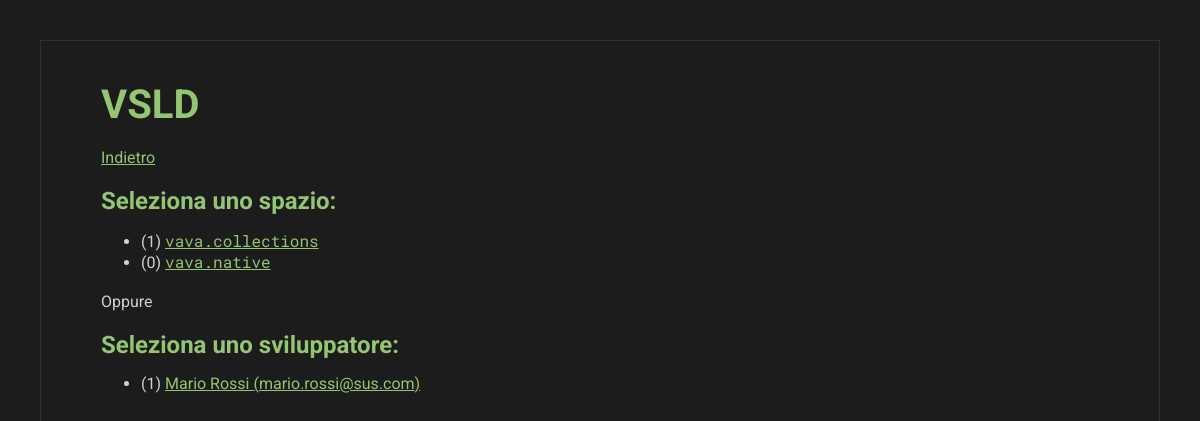
The app's page /Gruppo2549_Elaborato/vsld/assign.php (signed in) with its own data.
### tables this page shows
CREATE TABLE Spazi (
    Nome VARCHAR(60) PRIMARY KEY
);

CREATE TABLE Utenti (
    Email VARCHAR(255) PRIMARY KEY,
    NumeroBadge CHAR(5) NOT NULL UNIQUE,
    Nome VARCHAR(30) NOT NULL,
    Cognome VARCHAR(60) NOT NULL,
    Password VARCHAR(60) NOT NULL,
    Ruolo ENUM('Visualizzatore', 'Sviluppatore', 'Amministratore') NOT NULL
);

### Gruppo2549_Elaborato/vsld/assign.php (the view, shortened to what this page needs)
<!DOCTYPE html>
<html lang="it" dir="ltr">
      <head>
            <link rel="stylesheet" href="./style.css">
      </head>
      <body>
            <section>
                  <h1>VSLD</h1>
            </section>
            <?php
                  try {
                        $conn = mysqli_connect('localhost', 'root', '', 'VSLD');
                  } catch (Exception $e) {
                        $error = 'connection';
                  }
                  if (isset($_GET['space'])) {
                        $space = $_GET['space'];
                        if (isset($_GET['add'])) {
                              try {
                                    $stmt = $conn->prepare('INSERT INTO Assegnazioni VALUES (?, ?)');
                                    $stmt->bind_param('ss', $space, $_GET['add']);
                                    $stmt->execute();
                              } catch (Exception $e) {
                                    $error = 'connection';
                              }
                        }
                        if (isset($_GET['remove'])) {
                              try {
                                    $stmt = $conn->prepare('DELETE FROM Assegnazioni WHERE Spazio = ? AND Sviluppatore = ?');
                                    $stmt->bind_param('ss', $space, $_GET['remove']);
                                    $stmt->execute();
                              } catch (Exception $e) {
                                    $error = 'connection';
                              }
                        }
                        echo '<section><a href="./assign.php">Indietro</a></section><section><h3>Hai selezionato lo spazio <div class=boxed>' . htmlentities($space) . '</div>.</h3></section><section><h2>Attualmente assegnati:</h2><ul>';
                        try {
                              $stmt = $conn->prepare(
                                    'SELECT Nome, Cognome, Email, COUNT(Spazio) AS Numero
                                          FROM Utenti LEFT JOIN Assegnazioni
                                          ON Sviluppatore = Email
                                          WHERE Ruolo = \'Sviluppatore\'
                                          AND Email IN (SELECT Sviluppatore FROM assegnazioni WHERE Spazio = ?)
                                          GROUP BY Email
                                          ORDER BY Numero DESC'
                              );
                              $stmt->bind_param('s', $space);
                              $stmt->execute();
                              $result = $stmt->get_result();
                              if ($result->num_rows > 0) {
                                    while ($row = $result->fetch_assoc()) {
                                          echo '<li>(' . $row['Numero'] . ') ' . htmlentities($row['Nome']) . ' ' . htmlentities($row['Cognome']) . ' (' . htmlentities($row['Email']) . ')' .
                                                '<span class=code>&nbsp;|&nbsp;<a href="./assign.php?space=' . $_GET['space'] . '&remove=' . urlencode($row['Email']) . '" title="Rimuovi">&#8659;-</a></span></li>';
                                    }
                              } else {
                                    echo 'Non ci sono sviluppatori assegnati.';
                              }
                        } catch (Exception $e) {
                              $error = 'connection';
                        }
                        echo '</ul></section><h2>Assegna:</h2><ul>';
                        try {
                              $stmt = $conn->prepare(
                                    'SELECT Nome, Cognome, Email, COUNT(Spazio) AS Numero
                                          FROM Utenti LEFT JOIN Assegnazioni
                                          ON Sviluppatore = Email
                                          WHERE Ruolo = \'Sviluppatore\'
                                          AND Email NOT IN (SELECT Sviluppatore FROM Assegnazioni WHERE Spazio = ?)
                                          GROUP BY Email
                                          ORDER BY Numero'
                              );
                              $stmt->bind_param('s', $space);
                              $stmt->execute();
                              $result = $stmt->get_result();
                              if ($result->num_rows > 0) {
                                    while ($row = $result->fetch_assoc()) {
                                          echo '<li>(' . $row['Numero'] . ') ' . htmlentities($row['Nome']) . ' ' . htmlentities($row['Cognome']) . ' (' . htmlentities($row['Email']) . ')' .
                                                '<span class=code>&nbsp;|&nbsp;<a href="./assign.php?space=' . $_GET['space'] . '&add=' . urlencode($row['Email']) . '" title="Aggiungi">&#8657;+</a></span></li>';
                                    }
                              } else {
                                    echo 'Non ci sono altri sviluppatori.';
                              }
                        } catch (Exception $e) {
                              $error = 'connection';
                        }
                        echo '</ul>';
                  } else {
                        echo '<section><a href="./internal.php">Indietro</a></section><section><h2>Seleziona uno spazio:</h2><ul>';
                        try {
                              $result = $conn->query('SELECT Nome, COUNT(Sviluppatore) AS Numero FROM Spazi LEFT JOIN Assegnazioni ON Spazio = Nome GROUP BY Nome ORDER BY Numero DESC');
                              if ($result->num_rows > 0) {
                                    while ($row = $result->fetch_assoc()) {
                                          echo '<li>(' . $row['Numero'] . ') <span class=code><a href="./assign.php?space=' . urlencode($row['Nome']) . '">' . htmlentities($row['Nome']) . '</a> </span></li>';
                                    }
                              } else {
                                    echo 'Non ci sono spazi.';
                              }
                        } catch (Exception $e) {
                              $error = 'connection';
                        }
                        echo '</ul></section><section>Oppure</section><h2>Seleziona uno sviluppatore:</h2><ul>';
                        try {
                              $result = $conn->query('SELECT Nome, Cognome, Email, COUNT(Spazio) AS Numero FROM Utenti LEFT JOIN Assegnazioni ON Sviluppatore = Email WHERE Ruolo = \'Sviluppatore\' GROUP BY Email ORDER BY Numero DESC');
                              if ($result->num_rows > 0) {
                                    while ($row = $result->fetch_assoc()) {
                                          echo '<li>(' . $row['Numero'] . ') <a href="./assign.php?user=' . urlencode($row['Email']) . '">' . htmlentities($row['Nome']) . ' ' . htmlentities($row['Cognome']) . ' (' . htmlentities($row['Email']) . ')</a> </span></li>';
                                    }
                              } else {
                                    echo 'Non ci sono sviluppatori.';
                              }
                        } catch (Exception $e) {
                              $error = 'connection';
                        }
                  }
            ?>
      </body>
</html>

### Gruppo2549_Elaborato/vsld/style.css (style rules this page uses)
* { box-sizing: border-box; padding: 0; margin: 0; color: inherit; font-family: inherit; font-weight: inherit; font-size: inherit; border: none; }
html { color: #D0D0D0; font-family: 'Roboto', sans-serif; font-weight: 400; font-size: 16px; background-color: #1C1C1C; padding: 40px; }
body { max-width: 1200px; margin: 0 auto; padding: 60px; overflow-y: scroll; }
body, div, table, hr { border: 1px solid #303030; }
ul, ol { padding-left: 40px; padding-top: 5px; }
.code, .boxed { font-family: 'Roboto Mono'; }
section { margin-bottom: 20px; }
h1, h2, h3, th, b { font-weight: 700; }
h1 { color: #93C572; font-size: 40px; margin: -20px 0 10px 0; }
h2 { color: #93C572; font-size: 24px; margin-bottom: 10px; }
a { color: #93C572; }

### records on screen
spazi: Numero "1", Nome "vava.collections"
spazi: Numero "0", Nome "vava.native"
utenti: Numero "1", Nome "Mario", Cognome "Rossi", Email "mario.rossi@sus.com"
